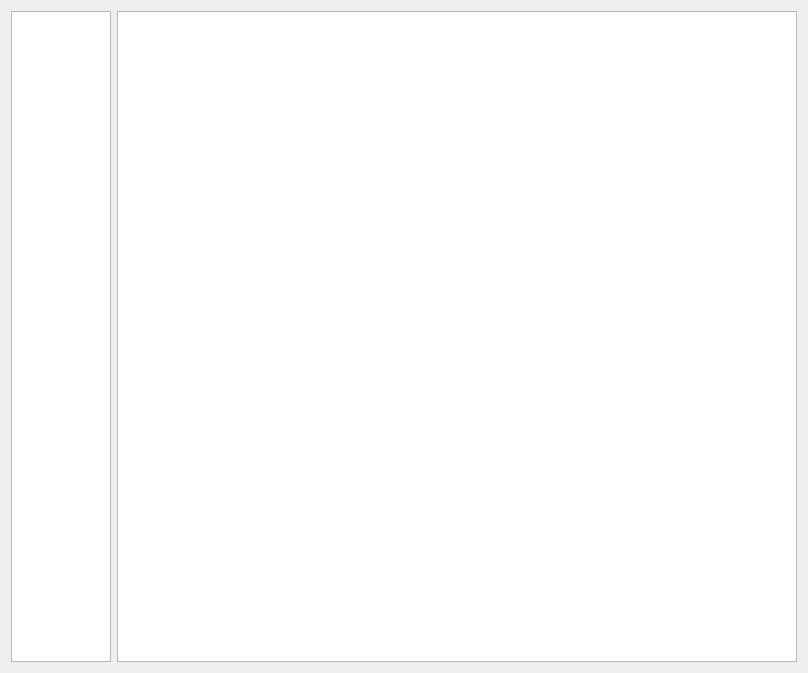
<?xml version="1.0" encoding="UTF-8"?>
<ui version="4.0">
 <class>DataPack::PackManager</class>
 <widget class="QWidget" name="DataPack::PackManager">
  <property name="geometry">
   <rect>
    <x>0</x>
    <y>0</y>
    <width>808</width>
    <height>673</height>
   </rect>
  </property>
  <property name="windowTitle">
   <string>Form</string>
  </property>
  <layout class="QGridLayout" name="gridLayout">
   <item row="0" column="0">
    <widget class="CategoryListWidget" name="listWidgetMenu">
     <property name="sizePolicy">
      <sizepolicy hsizetype="Fixed" vsizetype="Expanding">
       <horstretch>0</horstretch>
       <verstretch>0</verstretch>
      </sizepolicy>
     </property>
     <property name="maximumSize">
      <size>
       <width>100</width>
       <height>16777215</height>
      </size>
     </property>
     <property name="iconSize">
      <size>
       <width>32</width>
       <height>32</height>
      </size>
     </property>
     <property name="movement">
      <enum>QListView::Static</enum>
     </property>
     <property name="viewMode">
      <enum>QListView::ListMode</enum>
     </property>
     <property name="currentRow">
      <number>-1</number>
     </property>
    </widget>
   </item>
   <item row="0" column="1">
    <widget class="QStackedWidget" name="stackedWidget">
     <property name="sizePolicy">
      <sizepolicy hsizetype="Preferred" vsizetype="Preferred">
       <horstretch>1</horstretch>
       <verstretch>0</verstretch>
      </sizepolicy>
     </property>
     <property name="currentIndex">
      <number>1</number>
     </property>
     <widget class="QWidget" name="pagePacks">
      <layout class="QGridLayout" name="gridLayout_3">
       <property name="margin">
        <number>0</number>
       </property>
       <item row="1" column="1">
        <widget class="QSplitter" name="splitter">
         <property name="orientation">
          <enum>Qt::Horizontal</enum>
         </property>
         <widget class="QListView" name="packView">
          <property name="alternatingRowColors">
           <bool>true</bool>
          </property>
          <property name="iconSize">
           <size>
            <width>32</width>
            <height>32</height>
           </size>
          </property>
          <property name="textElideMode">
           <enum>Qt::ElideNone</enum>
          </property>
          <property name="verticalScrollMode">
           <enum>QAbstractItemView::ScrollPerPixel</enum>
          </property>
         </widget>
         <widget class="QWidget" name="layoutWidget">
          <layout class="QGridLayout" name="gridLayout_2">
           <item row="1" column="0">
            <widget class="Line" name="line_2">
             <property name="orientation">
              <enum>Qt::Horizontal</enum>
             </property>
            </widget>
           </item>
           <item row="2" column="0">
            <widget class="QTextBrowser" name="packSummary"/>
           </item>
           <item row="3" column="0">
            <layout class="QHBoxLayout" name="horizontalLayout">
             <item>
              <spacer name="horizontalSpacer">
               <property name="orientation">
                <enum>Qt::Horizontal</enum>
               </property>
               <property name="sizeHint" stdset="0">
                <size>
                 <width>232</width>
                 <height>23</height>
                </size>
               </property>
              </spacer>
             </item>
             <item>
              <widget class="QToolButton" name="toolButton_2">
               <property name="text">
                <string/>
               </property>
              </widget>
             </item>
             <item>
              <widget class="QToolButton" name="installToolButton">
               <property name="text">
                <string/>
               </property>
               <property name="popupMode">
                <enum>QToolButton::MenuButtonPopup</enum>
               </property>
               <property name="toolButtonStyle">
                <enum>Qt::ToolButtonTextBesideIcon</enum>
               </property>
               <property name="autoRaise">
                <bool>false</bool>
               </property>
               <property name="arrowType">
                <enum>Qt::NoArrow</enum>
               </property>
              </widget>
             </item>
            </layout>
           </item>
           <item row="0" column="0">
            <widget class="QLabel" name="packName">
             <property name="text">
              <string/>
             </property>
            </widget>
           </item>
          </layout>
         </widget>
        </widget>
       </item>
       <item row="0" column="0" colspan="2">
        <layout class="QHBoxLayout" name="toolbarLayoutPacks"/>
       </item>
      </layout>
     </widget>
     <widget class="QWidget" name="pageServers">
      <layout class="QGridLayout" name="gridLayout_4">
       <property name="margin">
        <number>0</number>
       </property>
       <item row="0" column="0">
        <layout class="QHBoxLayout" name="toolbarLayoutServers"/>
       </item>
       <item row="1" column="0">
        <widget class="QListView" name="serverView">
         <property name="iconSize">
          <size>
           <width>32</width>
           <height>32</height>
          </size>
         </property>
        </widget>
       </item>
      </layout>
     </widget>
    </widget>
   </item>
  </layout>
 </widget>
 <customwidgets>
  <customwidget>
   <class>CategoryListWidget</class>
   <extends>QListWidget</extends>
   <header>categorylistwidget.h</header>
  </customwidget>
 </customwidgets>
 <resources/>
 <connections/>
</ui>
